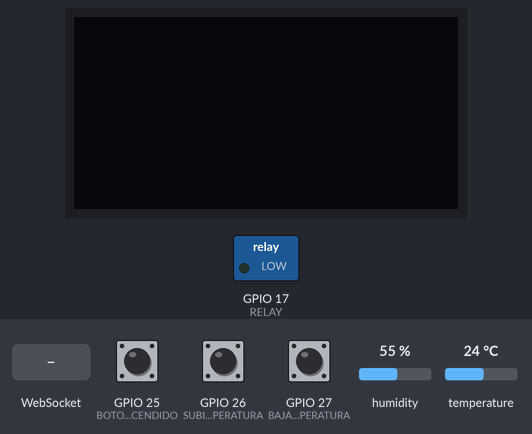
Bench run of a sketch on a simulated ESP32. Parts: 128×64 one-colour display, switched loads named in the sketch (green lamp = pin HIGH). The inputs (shaded band) are chosen by the test bench; at power-on: GPIO 25 (BOTONENCENDIDO) HIGH, GPIO 26 (SUBIRTEMPERATURA) HIGH, GPIO 27 (BAJARTEMPERATURA) HIGH, humidity 55 %, temperature 24 °C. WiFi joins after 1.5 s; servers stay silent unless stated; storage starts empty; what the sketch prints to the serial monitor is not drawn.

Above: at 2.9 s.
3.0 s: GPIO 25 (BOTONENCENDIDO) pulled LOW for 1 s
At 4.9 s:
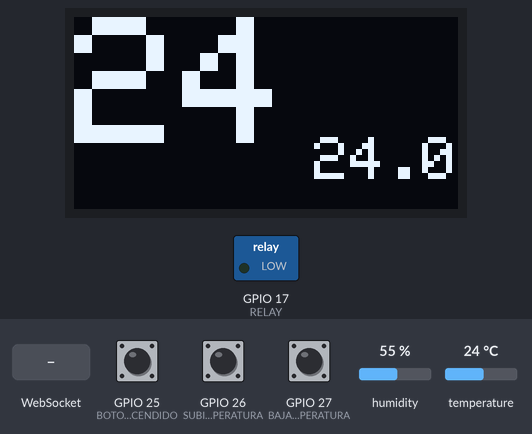
5.6 s: GPIO 26 (SUBIRTEMPERATURA) pulled LOW for 1 s
At 7.4 s:
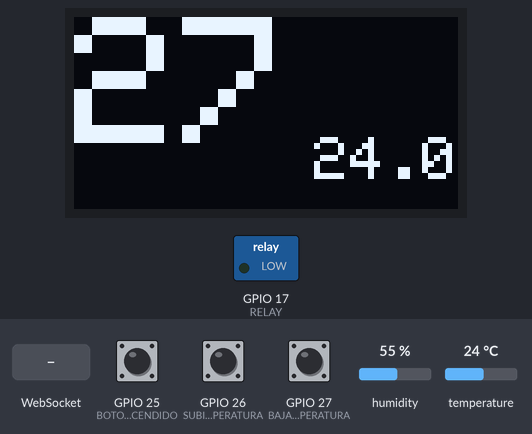
9.6 s: GPIO 27 (BAJARTEMPERATURA) pulled LOW for 3.2 s
At 13.9 s:
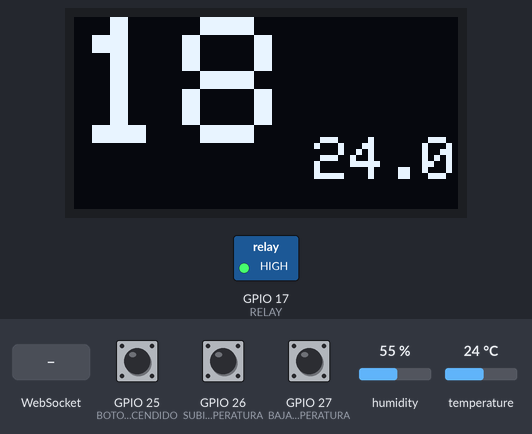
14.3 s: GPIO 27 (BAJARTEMPERATURA) pulled LOW for 0.15 s
At 15.0 s:
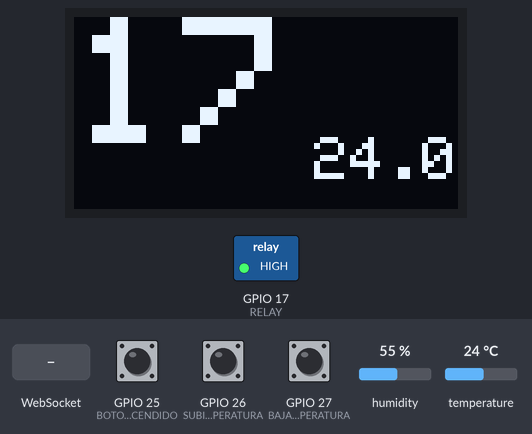
17.4 s: GPIO 26 (SUBIRTEMPERATURA) pulled LOW for 0.15 s
At 20.48 s:
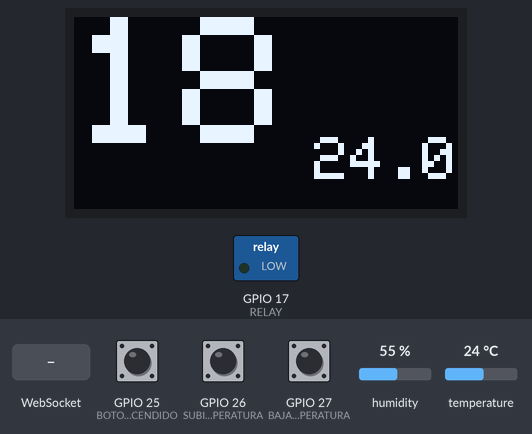
20.5 s: WebSocket text "2" received
At 21.5 s:
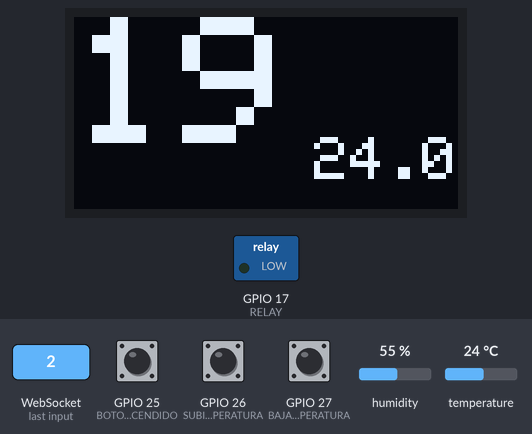
Timing chart, 0 to 23.0 s (numbered marks = the images above; inputs shaded):
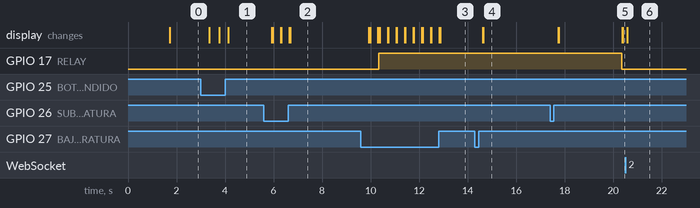

The sketch:

Termostato_2.0.ino
```cpp
#include <Arduino.h>
#include "DHT.h"
#include <WiFi.h>
#include <AsyncTCP.h>
#include <ESPAsyncWebServer.h>
#include <AsyncElegantOTA.h>
#include "SPIFFS.h"
#include <Arduino_JSON.h>
#include <SPI.h>
#include <Wire.h>
#include <Adafruit_GFX.h>
#include <Adafruit_SSD1306.h>

//Screen
Adafruit_SSD1306 display(128, 64, &Wire, -1); //width, height, rest pin

//DHT & Relay
#define DHTPIN 4
#define RELAY 17
#define DHTTYPE DHT11

//Botones
#define BOTONENCENDIDO 25
#define SUBIRTEMPERATURA 26
#define BAJARTEMPERATURA 27

// Wifi credentials and hostname
const char* ssid = "BatcuevaDomo";
const char* password = "06022011";
const String hostname = "Termostato2";

//WebServer
AsyncWebServer server(80);
AsyncWebSocket ws("/ws");

//Timer variables
unsigned long lastTime = 0;
unsigned long timerDelay = 10000;

//Thermostat variables
DHT dht(DHTPIN, DHTTYPE);
int tempON = 24;
float tempAmbient;
boolean work = false;


void setup() {
  Serial.begin(115200);
  delay(200);
  initWiFi();
  SPIFFS.begin();
  initWebSocket();
  initScreen();
  dht.begin();

  //Botones
  pinMode(BOTONENCENDIDO, INPUT_PULLUP);
  pinMode(SUBIRTEMPERATURA, INPUT_PULLUP);
  pinMode(BAJARTEMPERATURA, INPUT_PULLUP);

  //Relay
  pinMode(RELAY,OUTPUT);
  digitalWrite(RELAY, LOW);
  configServer();
}

void loop() {
  checkSensors();
  checkButtons();
  AsyncElegantOTA.loop();
  ws.cleanupClients();
}
void initWiFi() {
    Serial.print("Connecting to ");
    Serial.print(ssid);
    WiFi.setHostname(hostname.c_str());
   WiFi.begin(ssid, password);
   while (WiFi.status() != WL_CONNECTED) {
     delay(100);
     Serial.print(".");
   }
    Serial.println("");
    Serial.print("IP address: ");
    Serial.println(WiFi.localIP());
    server.begin();
}

void initWebSocket(){
  ws.onEvent(onEvent);
  server.addHandler(&ws);
}

void initScreen(){
  display.begin(SSD1306_SWITCHCAPVCC, 0x3C);
  display.setTextColor(WHITE);
  display.clearDisplay();
  display.display();
}

void onEvent(AsyncWebSocket *server, AsyncWebSocketClient *client,AwsEventType type, void *arg, uint8_t *data, size_t len) {
  switch (type) {
    case WS_EVT_DATA:
      handleWebSocketMessage(arg, data, len);
    break;
    case WS_EVT_CONNECT:
    case WS_EVT_DISCONNECT:
    case WS_EVT_PONG:
    case WS_EVT_ERROR:
    break;
  }
}

void handleWebSocketMessage(void *arg, uint8_t *data, size_t len) {
  AwsFrameInfo *info = (AwsFrameInfo*)arg;
  if (info->final && info->index == 0 && info->len == len && info->opcode == WS_TEXT) {
    data[len] = 0;
    if (strcmp((char*)data, "states") == 0) {
      notifyClients(getDataReadings());
    }
    else{
      int botonpulsado = atoi((char*)data);
      modifySetUp(botonpulsado);
      notifyClients(getDataReadings());
    }
  }
}

void notifyClients(String state) {
  ws.textAll(state);
}

// Get Sensor Readings and return JSON object
String getDataReadings(){
  JSONVar readings;
  if (tempAmbient != dht.readTemperature()){
    updateScreen();
  }
  tempAmbient = dht.readTemperature();
  readings["working"] = String (work);
  readings["temperature"] = String(tempON);
  readings["ambient"] =  String(tempAmbient);
  String jsonString = JSON.stringify(readings);
  return jsonString;
}

void updateScreen(){
    display.clearDisplay();
    display.display();
    if (work){
      display.setTextSize(6);
      display.setCursor(0,0);
      display.println(String(tempON));
      display.setTextSize(2);
      display.setCursor(80,40);
      display.println(String(tempAmbient,1));
    }else{
      display.clearDisplay();
    }
    display.display();
}

void configServer(){
  // Web Server Root URL
  server.on("/", HTTP_GET, [](AsyncWebServerRequest *request){
    request->send(SPIFFS, "/index.html", "text/html");
  });
  server.serveStatic("/", SPIFFS, "/");

  // Request for the latest sensor readings
  server.on("/readings", HTTP_GET, [](AsyncWebServerRequest *request){
    String json = getDataReadings();
    request->send(200, "application/json", json);
    json = String();
  });

  AsyncElegantOTA.begin(&server);
  server.begin();
}

void checkSensors(){
    if ((millis() - lastTime) > timerDelay) {

      lastTime = millis();
      if (work){
        if ((tempON > dht.readTemperature())&(digitalRead(RELAY)==LOW))
        {
          digitalWrite(RELAY, HIGH);
        }
        if ((tempON <= dht.readTemperature())&(digitalRead(RELAY)==HIGH))
        {
          digitalWrite(RELAY, LOW);
        }
        updateScreen();
        notifyClients(getDataReadings());
      }
    }
}

void checkButtons(){
  if (digitalRead(BOTONENCENDIDO) == LOW)
  {
    delay(300);
    onOffThermostat();
    updateScreen();
    notifyClients(getDataReadings());

  }
  if (digitalRead(SUBIRTEMPERATURA) == LOW)
  {
    delay(300);
    tempON++;
    updateScreen();
    notifyClients(getDataReadings());

  }
  if (digitalRead(BAJARTEMPERATURA) == LOW)
  {
    delay(300);
    tempON--;
    updateScreen();
    notifyClients(getDataReadings());

  }
}

void modifySetUp(int botonpulsado){
  switch (botonpulsado) {
    case 1:
      onOffThermostat();
      break;
    case 2:
      tempON++;
      break;
    case 3:
      tempON--;
      break;
  }
  updateScreen();
}

void onOffThermostat(){
    work = !work;
    digitalWrite(RELAY,LOW);
}
```

Measured:
- after the input at 3.0 s, the display: first changes after 0.35 s (image 1 shows a later state)
- after the input at 5.6 s, the display: first changes after 0.33 s (image 2 shows a later state)
- after the input at 9.6 s, GPIO 17 (RELAY): LOW → HIGH after 0.73 s instead of 0.43 s; the display: first differs from a run without the input after 0.38 s (image 3 shows a later state)
- after the input at 14.3 s, the display: first changes after 0.33 s (image 4 shows a later state)
- after the input at 17.4 s, the display: first differs from a run without the input after 0.35 s (image 5)
- after the input at 20.5 s, the display: changes after 0.08 s (image 6)
